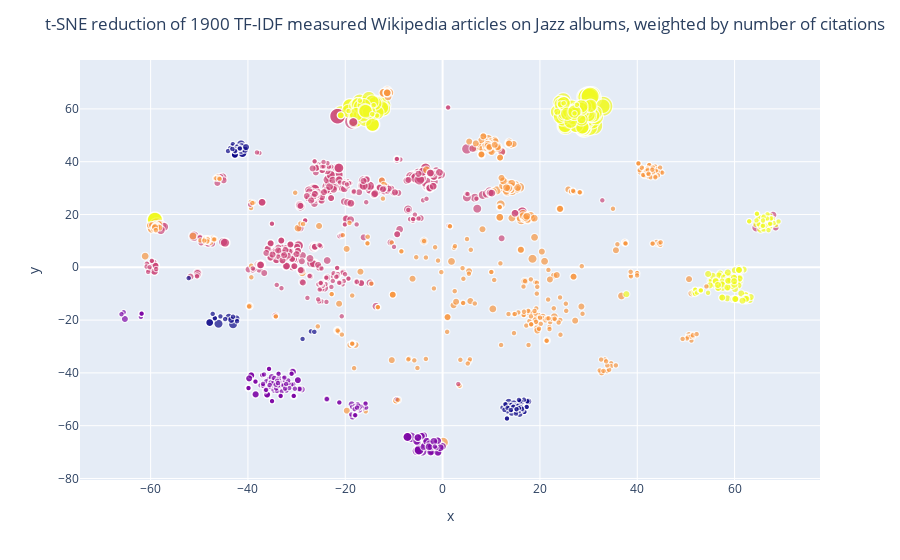

Notebook cell for this chart:
### Code cell
fig = px.scatter(x=X_tsne[mask, 0], y=-X_tsne[mask, 1],hover_name=hover_names,color=kmeans.labels_[mask], size=size)
fig.update_layout(
    title=f"t-SNE reduction of {L} TF-IDF measured Wikipedia articles on Jazz albums, weighted by number of citations",

)
fig.update(layout_coloraxis_showscale=False)
py.plot(fig,filename=f'jazz-albums-{L}',auto_open=True)
fig.show()

### Figure 1 — Plotly figure (JSON) as saved in the notebook; plotly's stock layout.template omitted (floating-point values rounded to 4 significant figures; data arrays with more than 128 entries replaced by an {"elided": "..."} marker saying what was removed)
{"data": [{"hovertemplate": "<b>%{hovertext}</b><br><br>x=%{x}<br>y=%{y}<br>size=%{marker.size}<br>color=%{marker.color}<extra></extra>", "hovertext": {"elided": "1900 str values"}, "legendgroup": "", "marker": {"color": {"elided": "1900 int values"}, "coloraxis": "coloraxis", "size": {"elided": "1900 float values"}, "sizemode": "area", "sizeref": 0.0025, "symbol": "circle"}, "mode": "markers", "name": "", "showlegend": false, "type": "scattergl", "x": {"elided": "1900 float values"}, "xaxis": "x", "y": {"elided": "1900 float values"}, "yaxis": "y"}], "layout": {"coloraxis": {"colorbar": {"title": {"text": "color"}}, "colorscale": [[0, "#0d0887"], [0.1111, "#46039f"], [0.2222, "#7201a8"], [0.3333, "#9c179e"], [0.4444, "#bd3786"], [0.5556, "#d8576b"], [0.6667, "#ed7953"], [0.7778, "#fb9f3a"], [0.8889, "#fdca26"], [1, "#f0f921"]], "showscale": false}, "legend": {"itemsizing": "constant", "tracegroupgap": 0}, "margin": {"t": 60}, "title": {"text": "t-SNE reduction of 1900 TF-IDF measured Wikipedia articles on Jazz albums, weighted by number of citations"}, "xaxis": {"anchor": "y", "domain": [0, 1], "title": {"text": "x"}}, "yaxis": {"anchor": "x", "domain": [0, 1], "title": {"text": "y"}}}}
